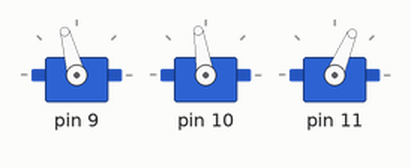
This sketch was run on a simulated Arduino Uno, built with avr-gcc and run on an emulated ATmega328P. On the bench: 3 × servo. What the sketch prints to the serial monitor is not drawn.

Above: at 4.05 s.
At 4.25 s:
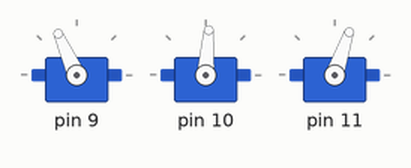
At 4.45 s:
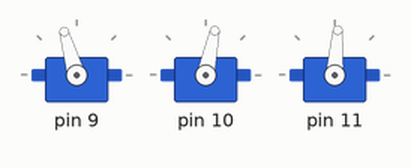
At 4.65 s:
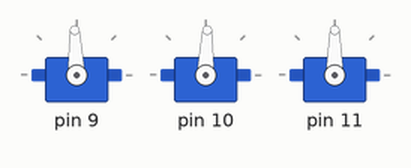
At 4.85 s:
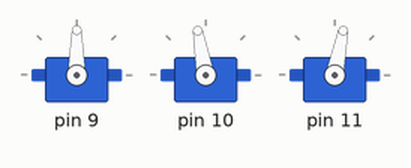
Timing chart, 0 to 7.0 s (numbered marks = the images above):
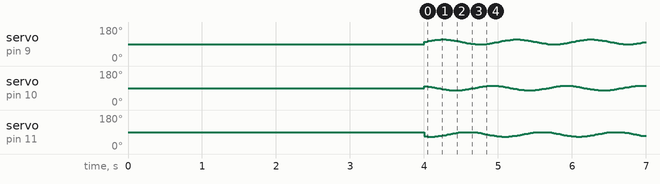

The sketch:

rayx_servo.ino
```cpp
#include <Servo.h>
#define DEBUG 1
//Var
int alp = 80;             //Max Range
float amp = 0;            //Constrained max range
int f = 1;                //Frequency

bool k = 0;               //Motion Mode (0:straight, 1:inclined)
bool d = 0;               //Direction (0: Straight (1), 1: Backwards (-1))
float g = 0.00;           //Inclination coefficient

float out = 0;            //Servo output

float percentage;

//Servo
#define NUM_SERVOS 3
#define SMAX 80           //Maximum servo range

//Left
Servo servObj0;
Servo servObj1;
Servo servObj2;
//Right
Servo servObj3;
Servo servObj4;
Servo servObj5;

Servo servosL[] = {servObj0, servObj1, servObj2};
//Servo servosR[] = {servObj3, servObj4, servObj5};

//#define NUM_SERVOS (sizeof(servosL) / sizeof(Servo))


void setParams(int a, int frq, bool dir, bool m_mode, float inc) {
  alp = a > 0 ? a : 80;   //Amplitude: if a >0: set a, else default 80
  f = frq > 0 ? frq : 1;  //Freq: if frq >0: set frq, else default 1
  d = dir;
  k = m_mode;
  g = k ? inc : 1; //if k==1: incline, else straight
}

float calCAmp() {
  //Get constrained amplitude
  return constrain((float) alp / (1 + g * k), 0, SMAX);
}

float getPercent() {
  float t = micros() % 1000000;  // time
  return t / 1000000;   //Percent of sine
}

//Phase offet -> index k, sNum: NUM_SERVOS
float calPhi(int k, int sNum) {
  return 2 * PI * (k / (float) sNum);
}

//Calculate center offset -> j:index, dr:dir
float calCenter(int j, int dr) {
  return g * (alp / 2) * (1 - j) * (dr * k);
}

//pc->percentage, j->srv indx, dir->d
void servoOut(float pc, int j, int d) {
  out =  amp * sin( 2 * PI * (pc) * f + d*calPhi(j, NUM_SERVOS)) + calCenter(j, d);
  if (DEBUG) {
    Serial.print(out);
    if (j < NUM_SERVOS - 1)  Serial.print(",");
  }
  servosL[j].write((int)out + 90);  //Add 90 to output (Center is 90)
}

void setup() {
  setParams(25, 1, 0, 1, 1);
  //Initialise servos
  for (int j = 9; j < 12; j++) {
    servosL[j - 9].attach(j);
    servosL[j - 9].write(90);
    delay(1000);
  }
  delay(1000);  //Wait for 1s
  amp = calCAmp();
  if (DEBUG) {
    Serial.begin(115200);
  }
}

void loop() {
  percentage = getPercent();
  for (int i = 0; i < NUM_SERVOS; i++) {  //D bool -> dir int
    servoOut(percentage, i, (d == 0 ? 1 : -1));
  }
  if (DEBUG) {
    Serial.println(" ");
  }
  delay(1);
}
```
